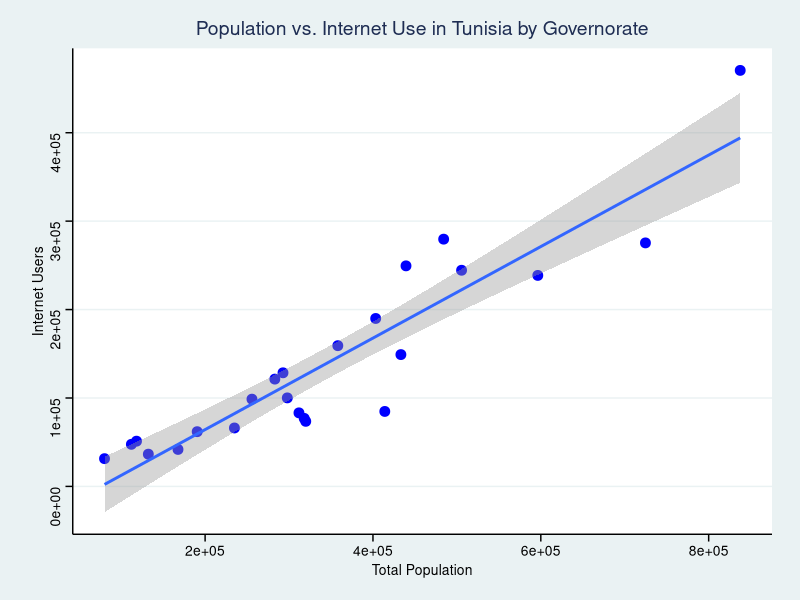
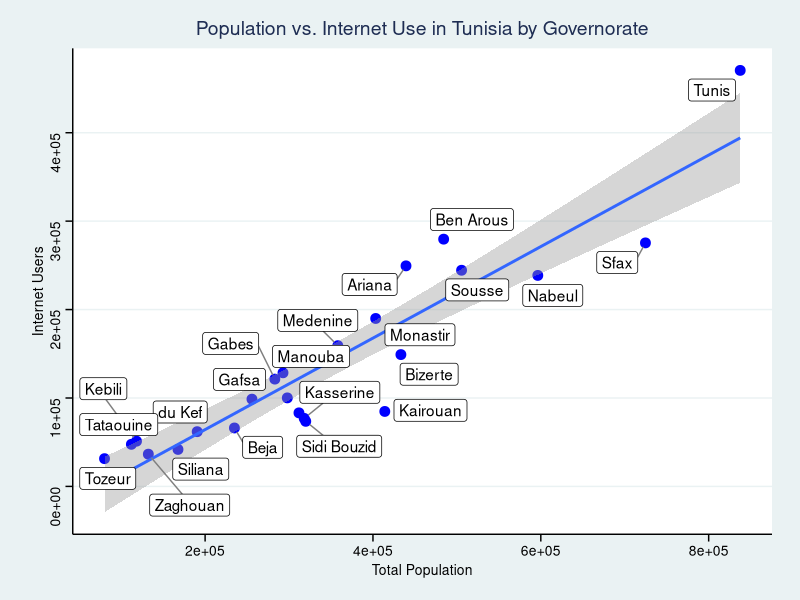
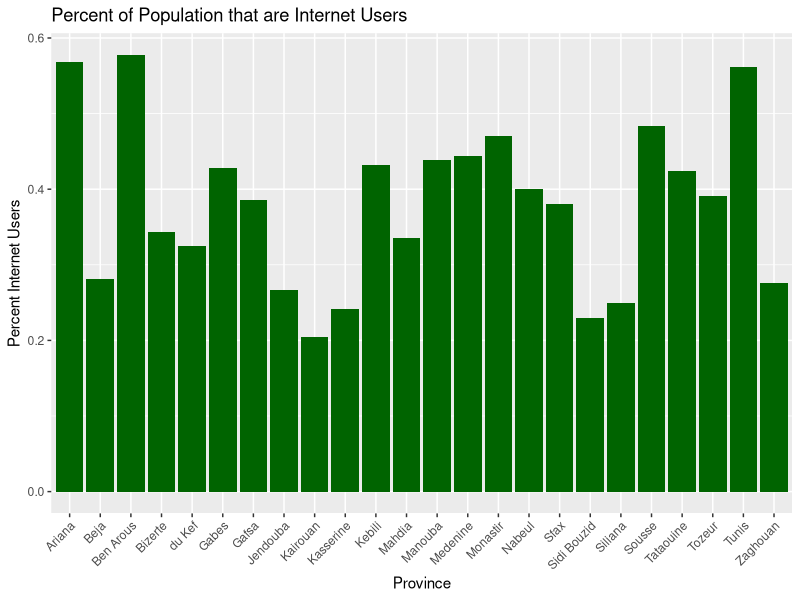
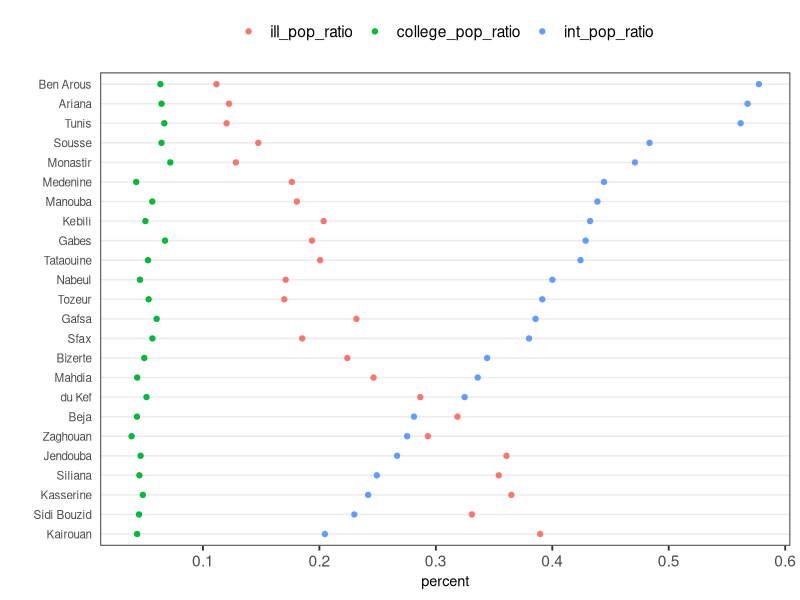

Write the R code that produced these figures, in order.
## ---- chunk 1
knitr::opts_chunk$set(echo = TRUE)
library(tidyverse)
library(readxl)
library(ggthemes)
library(ggrepel)
## ---- chunk 2
educ <- read_excel("educ.xlsx")
ggplot(educ, aes(population,internet_tot)) + 
    geom_point(color = "blue", size = 3) +theme_stata() + xlab("Total Population") + ylab("Internet Users") + ggtitle("Population vs. Internet Use in Tunisia by Governorate") + geom_smooth(method = "lm", se = TRUE)
## ---- chunk 3
ggplot(educ, aes(population,internet_tot)) + 
    geom_point(color = "blue", size = 3) +theme_stata() + xlab("Total Population") + ylab("Internet Users") + ggtitle("Population vs. Internet Use in Tunisia by Governorate") + geom_smooth(method = "lm", se = TRUE)  + geom_label_repel(aes(label = province),
                                                                                                                                                                                                                                                box.padding   = 0.35, 
                                                                                                                                                                                                                                                point.padding = 0.5,
                                                                                                                                                                                                                                                segment.color = 'grey50')
## ---- chunk 4
educ["int_pop_ratio"] = educ["internet_tot"] / educ["population"]

ggplot(educ, aes(x = province, y = int_pop_ratio)) +
     geom_bar(stat = "identity", fill = "darkgreen") +
     ggtitle("Percent of Population that are Internet Users") + theme(axis.text.x = element_text(angle = 45, vjust = 1, hjust=1)) + xlab("Province") + ylab("Percent Internet Users")
## ---- chunk 5
theme_dotplot <- theme_bw(14) +
theme(axis.text.y = element_text(size = rel(.75)),
axis.ticks.y = element_blank(),
axis.title.x = element_text(size = rel(.75)),
panel.grid.major.x = element_blank(),
panel.grid.major.y = element_line(size = 0.5),
panel.grid.minor.x = element_blank())


educ["college_pop_ratio"] = educ["college_tot"] / educ["population"]
educ["ill_pop_ratio"] = educ["illiterate_total"] / educ["population"]

etidy <- educ %>%
select(province, int_pop_ratio, ill_pop_ratio, college_pop_ratio) %>%
gather(key = variable, value = percent, -province) %>%
mutate(variable = factor(variable, levels = c("ill_pop_ratio", "college_pop_ratio", "int_pop_ratio")))


ggplot(etidy, aes(percent, fct_reorder2(province, variable, -percent),
color = variable)) +
geom_point() + ylab("") +
theme_dotplot + theme(legend.position = "top",
legend.title = element_blank())

